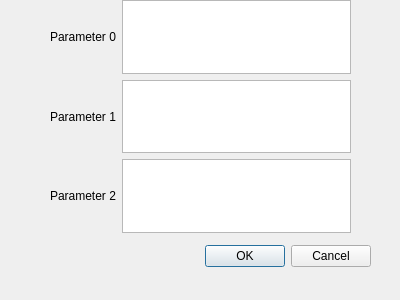
<?xml version="1.0" encoding="UTF-8"?>
<ui version="4.0">
 <class>Generator</class>
 <widget class="QDialog" name="Generator">
  <property name="geometry">
   <rect>
    <x>0</x>
    <y>0</y>
    <width>400</width>
    <height>300</height>
   </rect>
  </property>
  <property name="windowTitle">
   <string>Dialog</string>
  </property>
  <widget class="QDialogButtonBox" name="buttonBox">
   <property name="geometry">
    <rect>
     <x>30</x>
     <y>240</y>
     <width>341</width>
     <height>32</height>
    </rect>
   </property>
   <property name="orientation">
    <enum>Qt::Orientation::Horizontal</enum>
   </property>
   <property name="standardButtons">
    <set>QDialogButtonBox::StandardButton::Cancel|QDialogButtonBox::StandardButton::Ok</set>
   </property>
  </widget>
  <widget class="QWidget" name="verticalLayoutWidget">
   <property name="geometry">
    <rect>
     <x>50</x>
     <y>0</y>
     <width>301</width>
     <height>233</height>
    </rect>
   </property>
   <layout class="QVBoxLayout" name="verticalLayout">
    <item>
     <layout class="QHBoxLayout" name="horizontalLayout_3">
      <item>
       <widget class="QLabel" name="parameter0">
        <property name="text">
         <string>Parameter 0</string>
        </property>
       </widget>
      </item>
      <item>
       <widget class="QTextEdit" name="textEdit0"/>
      </item>
     </layout>
    </item>
    <item>
     <layout class="QHBoxLayout" name="horizontalLayout">
      <item>
       <widget class="QLabel" name="parameter1">
        <property name="text">
         <string>Parameter 1</string>
        </property>
       </widget>
      </item>
      <item>
       <widget class="QTextEdit" name="textEdit1"/>
      </item>
     </layout>
    </item>
    <item>
     <layout class="QHBoxLayout" name="horizontalLayout_2">
      <item>
       <widget class="QLabel" name="parameter2">
        <property name="text">
         <string>Parameter 2</string>
        </property>
       </widget>
      </item>
      <item>
       <widget class="QTextEdit" name="textEdit2"/>
      </item>
     </layout>
    </item>
   </layout>
  </widget>
 </widget>
 <resources/>
 <connections>
  <connection>
   <sender>buttonBox</sender>
   <signal>accepted()</signal>
   <receiver>Generator</receiver>
   <slot>accept()</slot>
   <hints>
    <hint type="sourcelabel">
     <x>248</x>
     <y>254</y>
    </hint>
    <hint type="destinationlabel">
     <x>157</x>
     <y>274</y>
    </hint>
   </hints>
  </connection>
  <connection>
   <sender>buttonBox</sender>
   <signal>rejected()</signal>
   <receiver>Generator</receiver>
   <slot>reject()</slot>
   <hints>
    <hint type="sourcelabel">
     <x>316</x>
     <y>260</y>
    </hint>
    <hint type="destinationlabel">
     <x>286</x>
     <y>274</y>
    </hint>
   </hints>
  </connection>
 </connections>
</ui>
